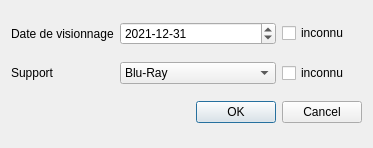
<?xml version="1.0" encoding="UTF-8"?>
<ui version="4.0">
 <class>EditViewDialog</class>
 <widget class="QDialog" name="EditViewDialog">
  <property name="geometry">
   <rect>
    <x>0</x>
    <y>0</y>
    <width>373</width>
    <height>148</height>
   </rect>
  </property>
  <property name="windowTitle">
   <string>Modifier le visionnage</string>
  </property>
  <layout class="QGridLayout" name="gridLayout">
   <item row="4" column="0" colspan="3">
    <widget class="QDialogButtonBox" name="ButtonBox">
     <property name="orientation">
      <enum>Qt::Horizontal</enum>
     </property>
     <property name="standardButtons">
      <set>QDialogButtonBox::Cancel|QDialogButtonBox::Ok</set>
     </property>
    </widget>
   </item>
   <item row="0" column="2">
    <widget class="QCheckBox" name="UnknownViewDateInput">
     <property name="text">
      <string>inconnu</string>
     </property>
    </widget>
   </item>
   <item row="0" column="1">
    <widget class="QDateEdit" name="ViewDateInput">
     <property name="dateTime">
      <datetime>
       <hour>0</hour>
       <minute>0</minute>
       <second>0</second>
       <year>2021</year>
       <month>12</month>
       <day>31</day>
      </datetime>
     </property>
     <property name="minimumDateTime">
      <datetime>
       <hour>0</hour>
       <minute>0</minute>
       <second>0</second>
       <year>1899</year>
       <month>12</month>
       <day>27</day>
      </datetime>
     </property>
     <property name="displayFormat">
      <string>yyyy-MM-dd</string>
     </property>
    </widget>
   </item>
   <item row="0" column="0">
    <widget class="QLabel" name="ViewDateLabel">
     <property name="text">
      <string>Date de visionnage</string>
     </property>
    </widget>
   </item>
   <item row="1" column="2">
    <widget class="QCheckBox" name="UnknownViewTypeInput">
     <property name="text">
      <string>inconnu</string>
     </property>
    </widget>
   </item>
   <item row="1" column="1">
    <widget class="QComboBox" name="ViewTypeInput">
     <item>
      <property name="text">
       <string>Blu-Ray</string>
      </property>
     </item>
     <item>
      <property name="text">
       <string>Télévision</string>
      </property>
     </item>
     <item>
      <property name="text">
       <string>Cinéma (reprise)</string>
      </property>
     </item>
     <item>
      <property name="text">
       <string>Cinéma</string>
      </property>
     </item>
     <item>
      <property name="text">
       <string>DVD</string>
      </property>
     </item>
     <item>
      <property name="text">
       <string>Streaming</string>
      </property>
     </item>
     <item>
      <property name="text">
       <string>Téléchargement</string>
      </property>
     </item>
     <item>
      <property name="text">
       <string>VHS</string>
      </property>
     </item>
     <item>
      <property name="text">
       <string>Autre support physique</string>
      </property>
     </item>
    </widget>
   </item>
   <item row="1" column="0">
    <widget class="QLabel" name="ViewTypeLabel">
     <property name="text">
      <string>Support</string>
     </property>
    </widget>
   </item>
  </layout>
 </widget>
 <resources/>
 <connections>
  <connection>
   <sender>ButtonBox</sender>
   <signal>accepted()</signal>
   <receiver>EditViewDialog</receiver>
   <slot>accept()</slot>
   <hints>
    <hint type="sourcelabel">
     <x>248</x>
     <y>254</y>
    </hint>
    <hint type="destinationlabel">
     <x>157</x>
     <y>274</y>
    </hint>
   </hints>
  </connection>
  <connection>
   <sender>ButtonBox</sender>
   <signal>rejected()</signal>
   <receiver>EditViewDialog</receiver>
   <slot>reject()</slot>
   <hints>
    <hint type="sourcelabel">
     <x>316</x>
     <y>260</y>
    </hint>
    <hint type="destinationlabel">
     <x>286</x>
     <y>274</y>
    </hint>
   </hints>
  </connection>
 </connections>
</ui>
